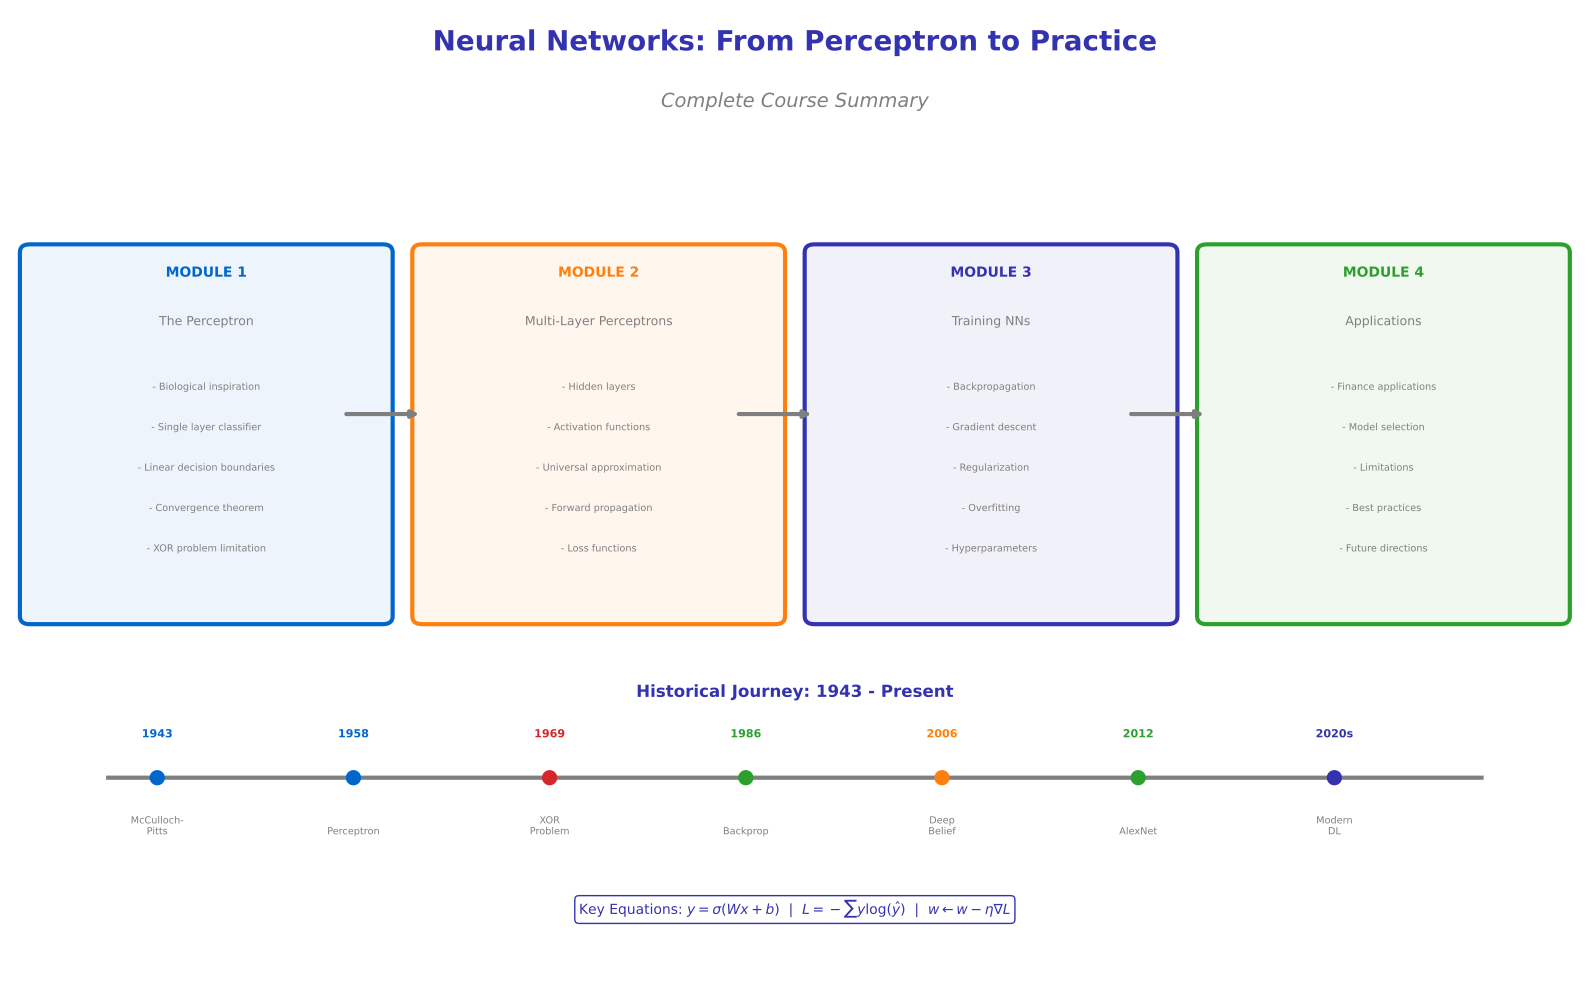

Here is the Python script that generated this plot:
"""
Full Course Summary - Neural Networks: From Perceptron to Practice
Module 4: Applications & Modern Perspectives
"""

import matplotlib.pyplot as plt
import numpy as np
from matplotlib.patches import FancyBboxPatch, Circle, FancyArrowPatch

CHART_METADATA = {
    'title': 'Full Course Summary',
    'url': 'https://github.com/QuantLet/neural-networks-introduction/tree/main/full_course_summary'
}

# Colors
mlpurple = '#3333B2'
mlblue = '#0066CC'
mlorange = '#FF7F0E'
mlgreen = '#2CA02C'
mlred = '#D62728'
mlgray = '#7F7F7F'

fig, ax = plt.subplots(figsize=(16, 10))
ax.set_xlim(0, 16)
ax.set_ylim(0, 12)
ax.axis('off')

# Title
ax.text(8, 11.5, 'Neural Networks: From Perceptron to Practice',
        fontsize=20, fontweight='bold', ha='center', color=mlpurple)
ax.text(8, 10.8, 'Complete Course Summary',
        fontsize=14, ha='center', color=mlgray, style='italic')

# Four modules as connected boxes
modules = [
    (2, 7, 'MODULE 1', 'The Perceptron', mlblue, [
        'Biological inspiration',
        'Single layer classifier',
        'Linear decision boundaries',
        'Convergence theorem',
        'XOR problem limitation',
    ]),
    (6, 7, 'MODULE 2', 'Multi-Layer Perceptrons', mlorange, [
        'Hidden layers',
        'Activation functions',
        'Universal approximation',
        'Forward propagation',
        'Loss functions',
    ]),
    (10, 7, 'MODULE 3', 'Training NNs', mlpurple, [
        'Backpropagation',
        'Gradient descent',
        'Regularization',
        'Overfitting',
        'Hyperparameters',
    ]),
    (14, 7, 'MODULE 4', 'Applications', mlgreen, [
        'Finance applications',
        'Model selection',
        'Limitations',
        'Best practices',
        'Future directions',
    ]),
]

for x, y, title, subtitle, color, items in modules:
    box = FancyBboxPatch((x - 1.8, y - 2.5), 3.6, 4.5, boxstyle="round,pad=0.1",
                          facecolor=f'{color}11', edgecolor=color, linewidth=3)
    ax.add_patch(box)
    ax.text(x, y + 1.7, title, ha='center', fontsize=10, fontweight='bold', color=color)
    ax.text(x, y + 1.1, subtitle, ha='center', fontsize=9, color=mlgray)
    for i, item in enumerate(items):
        ax.text(x, y + 0.3 - i * 0.5, '- ' + item, ha='center', fontsize=7, color=mlgray)

# Arrows between modules
for x in [3.8, 7.8, 11.8]:
    ax.annotate('', xy=(x + 0.4, 7), xytext=(x - 0.4, 7),
                arrowprops=dict(arrowstyle='->', color=mlgray, lw=3))

# Historical timeline at bottom
ax.text(8, 3.5, 'Historical Journey: 1943 - Present', fontsize=12, fontweight='bold',
        ha='center', color=mlpurple)

# Timeline
ax.plot([1, 15], [2.5, 2.5], color=mlgray, linewidth=3)

milestones = [
    (1.5, '1943', 'McCulloch-\nPitts', mlblue),
    (3.5, '1958', 'Perceptron', mlblue),
    (5.5, '1969', 'XOR\nProblem', mlred),
    (7.5, '1986', 'Backprop', mlgreen),
    (9.5, '2006', 'Deep\nBelief', mlorange),
    (11.5, '2012', 'AlexNet', mlgreen),
    (13.5, '2020s', 'Modern\nDL', mlpurple),
]

for x, year, label, color in milestones:
    ax.scatter([x], [2.5], c=color, s=100, zorder=5)
    ax.text(x, 3, year, ha='center', fontsize=8, fontweight='bold', color=color)
    ax.text(x, 1.8, label, ha='center', fontsize=7, color=mlgray)

# Key equations
ax.text(8, 0.8, 'Key Equations: $y = \\sigma(Wx + b)$  |  $L = -\\sum y \\log(\\hat{y})$  |  $w \\leftarrow w - \\eta \\nabla L$',
        ha='center', fontsize=10, color=mlpurple,
        bbox=dict(boxstyle='round,pad=0.3', facecolor='white', edgecolor=mlpurple))

plt.tight_layout()
plt.savefig('full_course_summary.pdf', format='pdf', bbox_inches='tight', dpi=300)
plt.savefig('full_course_summary.png', format='png', bbox_inches='tight', dpi=300)
plt.close()

print("Generated: full_course_summary.pdf")
